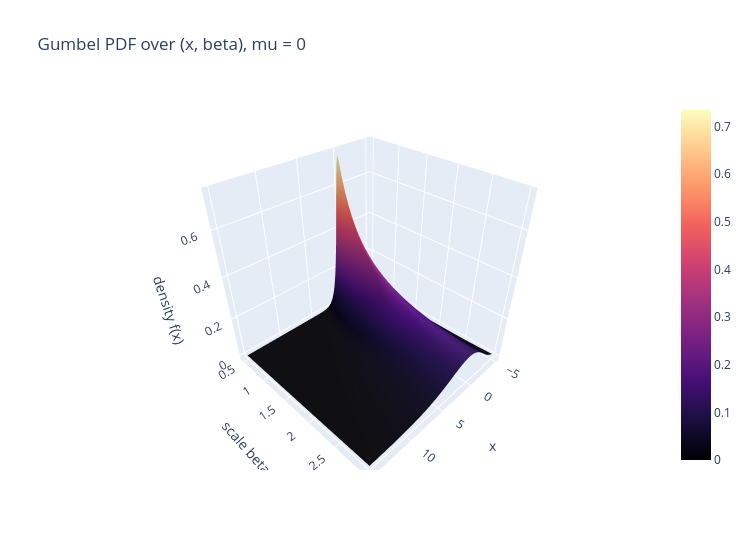

The notebook cell saved with this chart:
### Markdown cell above
### 8.4 Interactive Plotly version
The Gumbel surface of 8.3; drag to rotate.

### Code cell
fig = go.Figure(go.Surface(x=np.linspace(-5, 15, 160), y=beta_values, z=Z3, colorscale="Magma"))
fig.update_layout(title="Gumbel PDF over (x, beta), mu = 0", width=750, height=550,
                  scene=dict(xaxis_title="x", yaxis_title="scale beta", zaxis_title="density f(x)"))
fig.show()

### Figure 1 — Plotly figure (JSON) as saved in the notebook; plotly's stock layout.template omitted (floating-point values rounded to 4 significant figures; data arrays with more than 128 entries replaced by an {"elided": "..."} marker saying what was removed)
{"data": [{"colorscale": [[0.0, "#000004"], [0.1111, "#180f3d"], [0.2222, "#440f76"], [0.3333, "#721f81"], [0.4444, "#9e2f7f"], [0.5556, "#cd4071"], [0.6667, "#f1605d"], [0.7778, "#fd9668"], [0.8889, "#feca8d"], [1.0, "#fcfdbf"]], "type": "surface", "x": {"elided": "160 float values"}, "y": [0.5, 0.5641, 0.6282, 0.6923, 0.7564, 0.8205, 0.8846, 0.9487, 1.013, 1.077, 1.141, 1.205, 1.269, 1.333, 1.397, 1.462, 1.526, 1.59, 1.654, 1.718, 1.782, 1.846, 1.91, 1.974, 2.038, 2.103, 2.167, 2.231, 2.295, 2.359, 2.423, 2.487, 2.551, 2.615, 2.679, 2.744, 2.808, 2.872, 2.936, 3.0], "z": {"elided": "40x160 float values"}}], "layout": {"height": 550, "scene": {"xaxis": {"title": {"text": "x"}}, "yaxis": {"title": {"text": "scale beta"}}, "zaxis": {"title": {"text": "density f(x)"}}}, "title": {"text": "Gumbel PDF over (x, beta), mu = 0"}, "width": 750}}
